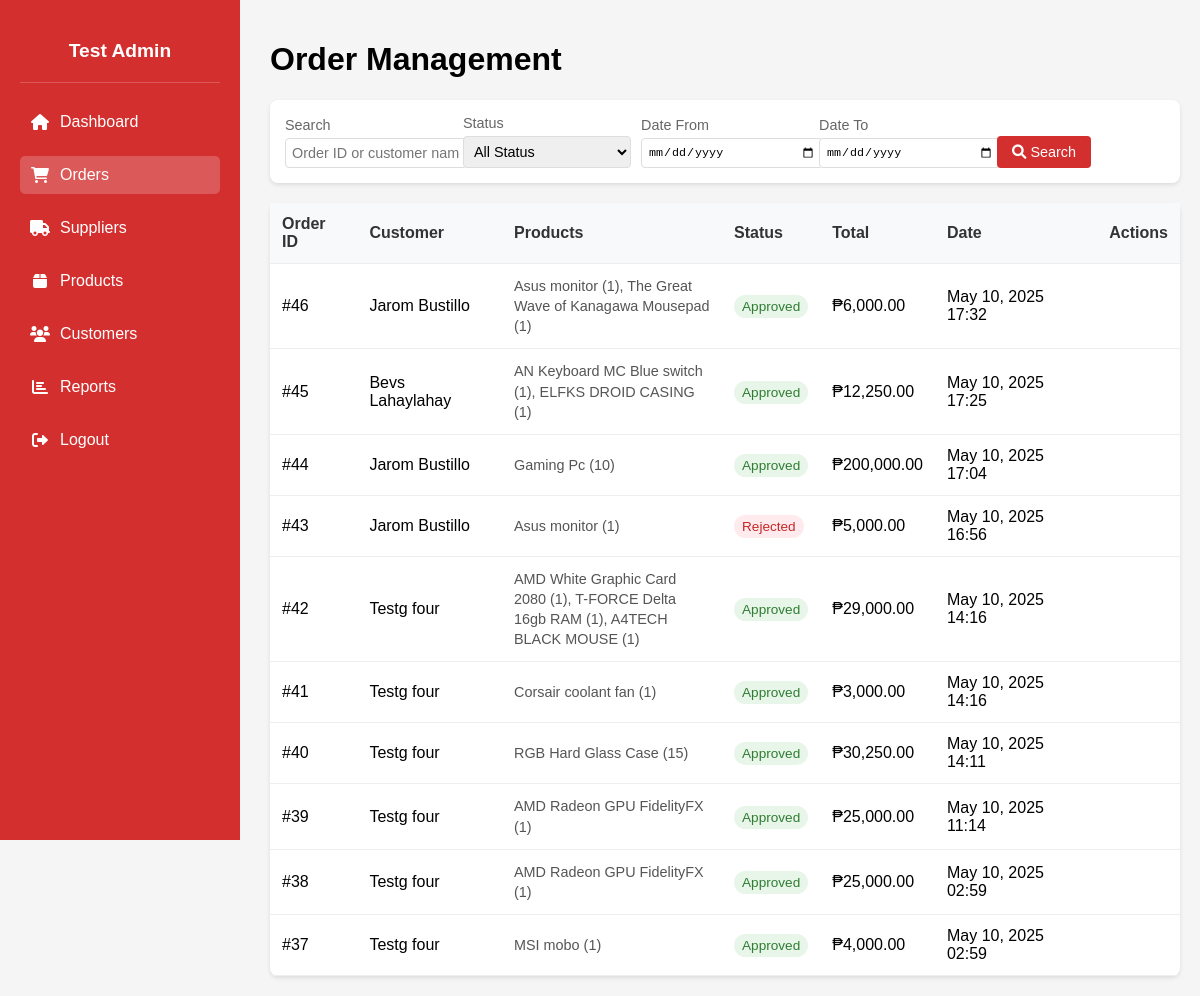
/Admin_orders.php (signed in), run on an earlier commit of the app's database.
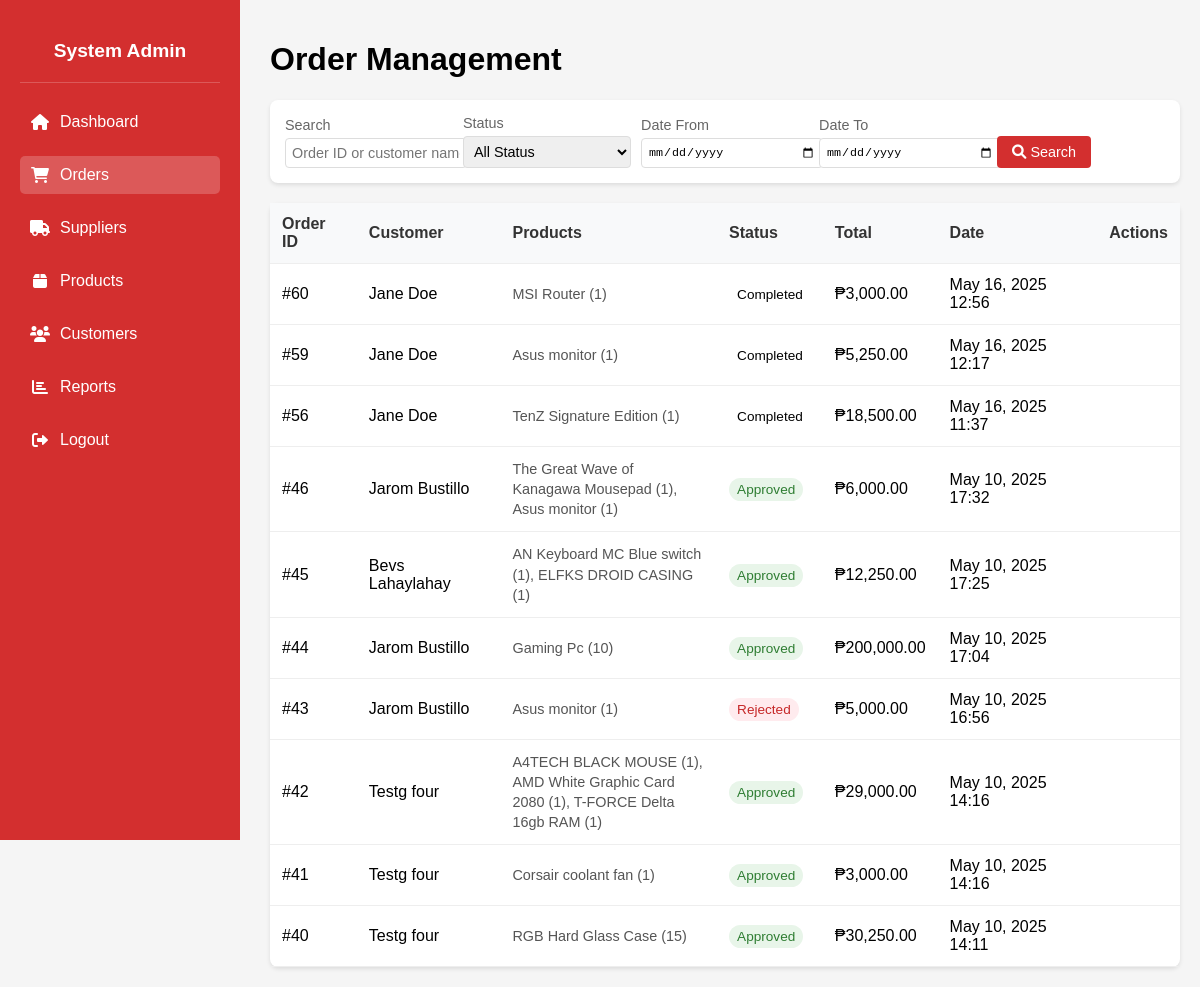
And on a later commit of the database.
### tables this page shows
CREATE TABLE `orders` (
  `PK_ORDER_ID` int(11) NOT NULL,
  `FK1_CUSTOMER_ID` int(11) NOT NULL,
  `FK2_PAYMENT_ID` int(11) NOT NULL,
  `FK3_USER_ID` int(11) NOT NULL,
  `TOTAL_PRICE` decimal(10,2) NOT NULL,
  `ORDER_DATE` datetime NOT NULL DEFAULT current_timestamp(),
  `LINE_TOTAL` decimal(10,2) NOT NULL,
  `UPDATE_DATE` datetime DEFAULT NULL,
  `STATUS` enum('Pending','Approved','Rejected','Completed') DEFAULT 'Pending'
);

CREATE TABLE `customer` (
  `PK_CUSTOMER_ID` int(11) NOT NULL,
  `L_NAME` varchar(30) NOT NULL,
  `F_NAME` varchar(30) NOT NULL,
  `EMAIL` varchar(255) NOT NULL,
  `PASSWORD_HASH` varchar(255) NOT NULL,
  `CUSTOMER_ADDRESS` varchar(255) NOT NULL,
  `PHONE_NUM` char(15) NOT NULL,
  `CREATED_AT` datetime NOT NULL DEFAULT current_timestamp(),
  `UPDATE_AT` datetime NOT NULL,
  `PROFILE_PIC` varchar(255) DEFAULT 'default.png'
);

### Admin_orders.php (the view, shortened to what this page needs)
<?php
include 'db_connect.php';
$admin_id = $_SESSION['user_id'];
$adminQuery = $conn->prepare("SELECT CONCAT(F_NAME, ' ', L_NAME) as full_name FROM users WHERE PK_USER_ID = ?");
$adminQuery->bind_param("i", $admin_id);
$adminQuery->execute();
$adminResult = $adminQuery->get_result();
$adminName = $adminResult->num_rows > 0 ? $adminResult->fetch_assoc()['full_name'] : 'Test Admin';
$items_per_page = 10;
$page = isset($_GET['page']) ? (int)$_GET['page'] : 1;
$offset = ($page - 1) * $items_per_page;
$search = isset($_GET['search']) ? $_GET['search'] : '';
$status_filter = isset($_GET['status']) ? $_GET['status'] : 'all';
$date_from = isset($_GET['date_from']) ? $_GET['date_from'] : '';
$date_to = isset($_GET['date_to']) ? $_GET['date_to'] : '';
$sql = "SELECT o.PK_ORDER_ID, c.F_NAME, c.L_NAME, o.STATUS, o.TOTAL_PRICE, o.ORDER_DATE,
        GROUP_CONCAT(CONCAT(p.PROD_NAME, ' (', od.QTY, ')') SEPARATOR ', ') as products
        FROM orders o
        JOIN customer c ON o.FK1_CUSTOMER_ID = c.PK_CUSTOMER_ID
        JOIN order_detail od ON o.PK_ORDER_ID = od.FK2_ORDER_ID
        JOIN products p ON od.FK1_PRODUCT_ID = p.PK_PRODUCT_ID
        WHERE 1=1";
$sql .= " GROUP BY o.PK_ORDER_ID, c.F_NAME, c.L_NAME, o.STATUS, o.TOTAL_PRICE, o.ORDER_DATE";
$sql .= " ORDER BY o.ORDER_DATE DESC LIMIT ? OFFSET ?";
$stmt = $conn->prepare($sql);
$types = "";
$params = array();
$types .= "ii";
$params[] = $items_per_page;
$params[] = $offset;
if (!empty($params)) {
    $stmt->bind_param($types, ...$params);
}
$stmt->execute();
$result = $stmt->get_result();
?>
<!DOCTYPE html>
<html lang="en">
<head>
    <link rel="stylesheet" href="https://cdnjs.cloudflare.com/ajax/libs/font-awesome/6.0.0/css/all.min.css">
</head>
<body>
    <div class="sidebar">
        <div class="admin-profile">
            <h3><?= htmlspecialchars($adminName) ?></h3>
        </div>
        <a href="Admin_home.php" ><i class="fas fa-home"></i> Dashboard</a>
        <a href="Admin_orders.php" class="active"><i class="fas fa-shopping-cart"></i> Orders</a>
        <a href="Admin_suppliers.php"><i class="fas fa-truck"></i> Suppliers</a>
        <a href="Admin_product.php"><i class="fas fa-box"></i> Products</a>
        <a href="Admin_customers.php"><i class="fas fa-users"></i> Customers</a>
        <a href="Admin_reports.php"><i class="fas fa-chart-bar"></i> Reports</a>
        <a href="logout.php"><i class="fas fa-sign-out-alt"></i> Logout</a>
    </div>
    <div class="orders-section">
        <h1>Order Management</h1>
        <div class="search-filters">
            <form method="GET" action="">
                <div class="form-group">
                    <label>Search</label>
                    <input type="text" name="search" value="<?php echo htmlspecialchars($search); ?>" placeholder="Order ID or customer name">
                </div>
                <div class="form-group">
                    <label>Status</label>
                    <select name="status">
                        <option value="all" <?php echo $status_filter === 'all' ? 'selected' : ''; ?>>All Status</option>
                    </select>
                </div>
                <div class="form-group">
                    <label>Date From</label>
                    <input type="date" name="date_from" value="<?php echo htmlspecialchars($date_from); ?>">
                </div>
                <div class="form-group">
                    <label>Date To</label>
                    <input type="date" name="date_to" value="<?php echo htmlspecialchars($date_to); ?>">
                </div>
                <div class="form-group">
                    <button type="submit" class="search-btn">
                        <i class="fas fa-search"></i> Search
                    </button>
                </div>
            </form>
        </div>
        <table class="orders-table">
            <thead>
                <tr>
                    <th>Order ID</th>
                    <th>Customer</th>
                    <th>Products</th>
                    <th>Status</th>
                    <th>Total</th>
                    <th>Date</th>
                    <th>Actions</th>
                </tr>
            </thead>
            <tbody>
                <?php while ($row = $result->fetch_assoc()): ?>
                <tr>
                    <td>#<?php echo htmlspecialchars($row['PK_ORDER_ID']); ?></td>
                    <td><?php echo htmlspecialchars($row['F_NAME'] . ' ' . $row['L_NAME']); ?></td>
                    <td class="products-cell"><?php echo htmlspecialchars($row['products']); ?></td>
                    <td>
                        <span class="status-badge status-<?php echo strtolower($row['STATUS']); ?>">
                            <?php echo htmlspecialchars($row['STATUS']); ?>
                        </span>
                    </td>
                    <td>₱<?php echo number_format($row['TOTAL_PRICE'], 2); ?></td>
                    <td><?php echo date('M d, Y H:i', strtotime($row['ORDER_DATE'])); ?></td>
                    <td>
                    </td>
                </tr>
                <?php endwhile; ?>
            </tbody>
        </table>
    </div>
</body>
</html>

What changed in the data, as far as the page shows it:
no longer on this page (row unchanged): orders: PK_ORDER_ID "39", customer.F_NAME+L_NAME "Testg four", products "AMD Radeon GPU FidelityFX (1)", STATUS "Approved", TOTAL_PRICE "25,000.00", ORDER_DATE "May 10, 2025 11:14"
no longer on this page (row unchanged): orders: PK_ORDER_ID "38", customer.F_NAME+L_NAME "Testg four", products "AMD Radeon GPU FidelityFX (1)", STATUS "Approved", TOTAL_PRICE "25,000.00", ORDER_DATE "May 10, 2025 02:59"
no longer on this page (row unchanged): orders: PK_ORDER_ID "37", customer.F_NAME+L_NAME "Testg four", products "MSI mobo (1)", STATUS "Approved", TOTAL_PRICE "4,000.00", ORDER_DATE "May 10, 2025 02:59"
added orders: PK_ORDER_ID "60", customer.F_NAME+L_NAME "Jane Doe", products "MSI Router (1)", STATUS "Completed", TOTAL_PRICE "3,000.00", ORDER_DATE "May 16, 2025 12:56"
added orders: PK_ORDER_ID "59", customer.F_NAME+L_NAME "Jane Doe", products "Asus monitor (1)", STATUS "Completed", TOTAL_PRICE "5,250.00", ORDER_DATE "May 16, 2025 12:17"
added orders: PK_ORDER_ID "56", customer.F_NAME+L_NAME "Jane Doe", products "TenZ Signature Edition (1)", STATUS "Completed", TOTAL_PRICE "18,500.00", ORDER_DATE "May 16, 2025 11:37"
computed for orders "May 10, 2025 17:32": products "Asus monitor (1), The Great Wave of Kanagawa Mousepad (1)" → "The Great Wave of Kanagawa Mousepad (1), Asus monitor (1)"
computed for orders id 42: products "AMD White Graphic Card 2080 (1), T-FORCE Delta 16gb RAM (1), A4TECH BLACK MOUSE (1)" → "A4TECH BLACK MOUSE (1), AMD White Graphic Card 2080 (1), T-FORCE Delta 16gb RAM (1)"
Also different on the page:
$adminName: "Test Admin" → "System Admin"
